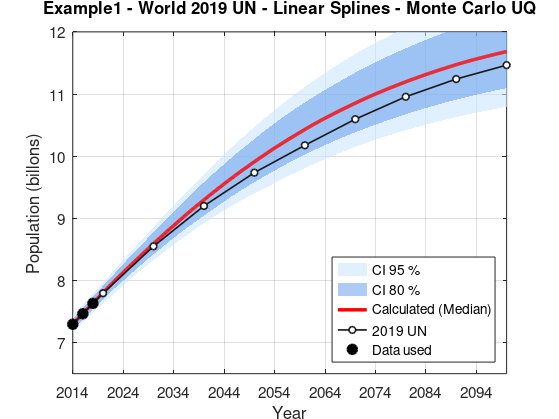

This chart was generated by the following MATLAB code:
% ================================================================
% WORLD POPULATION 2019 UN, 2 LINEAR SPLINES
% 
clear all, clc
% ================================================================
% CONSTANTS
%Data from CVS files
x = [2012 2014 2016 2018]; %year

P = [7.125 7.295 7.464 7.631]; %population
for i = 1: length(P)-1
k(i) =(1/2)* log(P(i+1)/P(i));
end
k %displays the k vector
% ================================================================
% SOLVING MATRIX FOR TWO SPLINES
%Matix

k=[  0.011789727910017   0.011451140785147   0.011063717381227]; %Constants vector

x=[7.295 7.464 7.631]; %Population vector
M = [x(1)^1 x(1)^0 0 0 ; %  row 1
%-------------------------------
     x(2)^1 x(2)^0 0 0 ; %2 row 2
%-------------------------------
     0 0 x(2)^1 x(2)^0 ; %  row 3
%-------------------------------
     0 0 x(3)^1 x(3)^0 ]; % row 4

      
 b= [k(1); k(2); k(2); k(3)]; 
 
 y = inv(M)*b %Formula
 
%-------------------------------
 %x=[7.295 7.464 7.631];
 x1 = [7.295:0.001:7.464]; %Evaluating spline 1
 S1 =  y(1)*x1+ y(2);
 x2 = [7.464:0.001:7.631]; %Evaluating spline 2
 S2 =  y(3)*x2+ y(4);
% ================================================================
% SOLVING EQUATION 
%
%       dP/dt = a*P^2 + b*P
%
% Numerical Method Explicit Euler
% Step: h = 0.125 anos
% Monte Carlo: N = 1000
%
% Population in billions
%
% United Nations Data:
% 2014  7.295
% 2016  7.464
% 2018  7.631
% 2020  7.795
% 2030  8.549
% 2040  9.199
% 2050  9.735
% 2060 10.175
% 2070 10.595
% 2080 10.956
% 2090 11.241
% 2100 11.465
% ================================================================

%% ---------------------------------------------------------------
% 1. MODEL PARAMETERS
% ---------------------------------------------------------------
% From Program called "Program_Figure1_Splines" we obtain the model parameters
a0 = -0.002319900622275; 
b0 =  0.028766879029811;
P0 =  7.295;
K=-b0/a0
%  Euler step
h = 0.125;
% Time interval
t0 = 2014;
tf = 2100;
% Number Monte Carlo simulations
N = 1000;
%% ---------------------------------------------------------------
% 2. UNITED NATIONS DATA
% ---------------------------------------------------------------
t_UN = [2014 2016 2018 2020 2030 2040 2050 2060 ...
        2070 2080 2090 2100];
P_UN = [7.295 7.464 7.631 7.795 8.549 9.199 9.735 10.175 ...
        10.595 10.956 11.241 11.465];
% Data used for calibration
t_obs = [2014 2016 2018];
P_obs = [7.295 7.464 7.631];
%% ---------------------------------------------------------------
% 3. TIME MESH
% ---------------------------------------------------------------
t = t0:h:tf;
nt = length(t);
%% ---------------------------------------------------------------
% 4. NUMERICAL SOLUTION THROUGH EULER
% ---------------------------------------------------------------
P_det = zeros(1,nt);
P_det(1) = P0;
for k = 1:nt-1
    dPdt = a0*P_det(k)^2 + b0*P_det(k);
    P_det(k+1) = P_det(k) + h*dPdt;
end
%% ---------------------------------------------------------------
% 5. MONTE CARLO
%
% We consider independent uncertainties for:
%
%       a
%       b
%       P0
%
% LasPerturbations are generated through normal distributions.
%
%
% ---------------------------------------------------------------
% Relative uncertainties
sigma_a_rel  = 0.03;     % 3 %
sigma_b_rel  = 0.03;     % 3 %
sigma_P0_rel = 0.01;     % 1 %
% Matrix for storing simulations
P_MC = zeros(N,nt);
% Seed for reproducibility
rng(12345); % Updated randn("seed", ...) to modern MATLAB rng syntax
for j = 1:N
    % -----------------------------------------------------------
    % Random parameter generation
    % -----------------------------------------------------------
    a_MC = a0 * (1 + sigma_a_rel*randn());
    b_MC = b0 * (1 + sigma_b_rel*randn());
    P0_MC = P0 * (1 + sigma_P0_rel*randn());
    % Avoid non physical values for P0
    if P0_MC <= 0
        P0_MC = P0;
    end
    % -----------------------------------------------------------
    % Euler for Monte Carlo
    % -----------------------------------------------------------
    P_MC(j,1) = P0_MC;
    for k = 1:nt-1
        dPdt_MC = a_MC*P_MC(j,k)^2 + ...
                  b_MC*P_MC(j,k);
        P_MC(j,k+1) = P_MC(j,k) + h*dPdt_MC;
        % Protection against non physical values
        if P_MC(j,k+1) < 0
            P_MC(j,k+1) = NaN;
        end
    end
end
%% ---------------------------------------------------------------
% 6. UNCERTAINTY QUANTIFICATION
%
% CI 80 %:
%       percentils 10 y 90
%
% CI 95 %:
%       percentills 2.5 y 97.5
%
% Median:
%       percentil 50
% ---------------------------------------------------------------
P_80 = prctile(P_MC,[10 90],1);
P_95 = prctile(P_MC,[2.5 97.5],1);
P_med = prctile(P_MC,50,1);
% Limits
P80_inf = P_80(1,:);
P80_sup = P_80(2,:);
P95_inf = P_95(1,:);
P95_sup = P_95(2,:);
%% ---------------------------------------------------------------
% 7. GRAPHICS
% ---------------------------------------------------------------
fig = figure('Color','w');
hold on;
grid on;
box on;
%% ---------------------------------------------------------------
% CI 95 %
% blue
% ---------------------------------------------------------------
fill([t fliplr(t)], ...
     [P95_sup fliplr(P95_inf)], ...
     [0.80 0.90 1.00], ...
     'EdgeColor','none', ...
     'FaceAlpha',0.60);
%% ---------------------------------------------------------------
% CI 80 %
% light blue
% ---------------------------------------------------------------
fill([t fliplr(t)], ...
     [P80_sup fliplr(P80_inf)], ...
     [0.30 0.55 0.90], ...
     'EdgeColor','none', ...
     'FaceAlpha',0.45);
%% ---------------------------------------------------------------
%  Monte Carlo Median
% Red
% ---------------------------------------------------------------
plot(t,P_med, ...
     'r-', ...
     'LineWidth',2.5);
%% ---------------------------------------------------------------
% Deterministic solution for our Spline
% Black discountinous line
% ---------------------------------------------------------------
%plot(t,P_det, ...
 %    'k--', ...
  %   'LineWidth',1.2);
%% ---------------------------------------------------------------
% United Nations Data
% ---------------------------------------------------------------
plot(t_UN,P_UN, ...
     'o-', ...
     'Color',[0.10 0.10 0.10], ...
     'LineWidth',1.2, ...
     'MarkerFaceColor','w', ...
     'MarkerSize',5);
%% ---------------------------------------------------------------
% Used data 2014, 2016 y 2018
% Black
% ---------------------------------------------------------------
plot(t_obs,P_obs, ...
     'ko', ...
     'MarkerFaceColor','k', ...
     'MarkerSize',7, ...
     'LineWidth',1.5);
%% ---------------------------------------------------------------
% Configuration of the graphics
% ---------------------------------------------------------------
xlabel('Year','FontSize',11);
ylabel('Population (billons)','FontSize',11);
title('Example1 - World 2019 UN - Linear Splines - Monte Carlo UQ', ...
      'FontSize',12);
xlim([2014 2100]);
ylim([6.5 12]);
xticks(2014:10:2100);
legend({'CI 95 %','CI 80 %', ...
        'Calculated (Median)', ...
        '2019 UN', ...
        'Data used'}, ...
        'Location','southeast');
set(gca,'FontSize',11);
hold off;

%% ---------------------------------------------------------------
% EXPORT TO PDF (FULL PAGE / ZERO MARGINS)
% ---------------------------------------------------------------
% Se ajustan las propiedades del papel de la figura para que coincidan 
% exactamente con la proporción de la pantalla y ocupe toda la página PDF.
set(fig, 'PaperPositionMode', 'auto');
fig_pos = get(fig, 'PaperPosition');
set(fig, 'PaperSize', [fig_pos(3) fig_pos(4)]);

% Exportación en PDF
exportgraphics(fig, 'C:\Users\Pc03\Desktop\Example1_WP2019_MC.pdf', 'ContentType', 'vector');

%% ---------------------------------------------------------------
% 8. Show parameters on screen
% ---------------------------------------------------------------
fprintf('\n');
fprintf('===============================================\n');
fprintf(' WORLD POPULATION MODEL\n');
fprintf('===============================================\n');
fprintf('a  = %.15f\n',a0);
fprintf('b  = %.15f\n',b0);
fprintf('P0 = %.3f billions\n',P0);
fprintf('h  = %.3f years\n',h);
fprintf('N  = %d Monte Carlo simulation\n',N);
fprintf('\n');
fprintf('Uncertainty used:\n');
fprintf('a  = %.1f %%\n',100*sigma_a_rel);
fprintf('b  = %.1f %%\n',100*sigma_b_rel);
fprintf('P0 = %.1f %%\n',100*sigma_P0_rel);
fprintf('===============================================\n');
%% ---------------------------------------------------------------
% 9. MEDIAN VALUES FOR SOME YEARS
% ---------------------------------------------------------------
anios_consulta = [2014 2016 2018 2020 2030 2040 ...
                  2050 2060 2070 2080 2090 2100];
fprintf('\n');
fprintf('Año       MC Median       UN\n');
fprintf('-----------------------------------\n');
for i = 1:length(anios_consulta)
    [~,idx] = min(abs(t-anios_consulta(i)));
    fprintf('%4d      %8.4f      %8.4f\n', ...
            anios_consulta(i), ...
            P_med(idx), ...
            P_UN(i));
end
fprintf('-----------------------------------\n');
